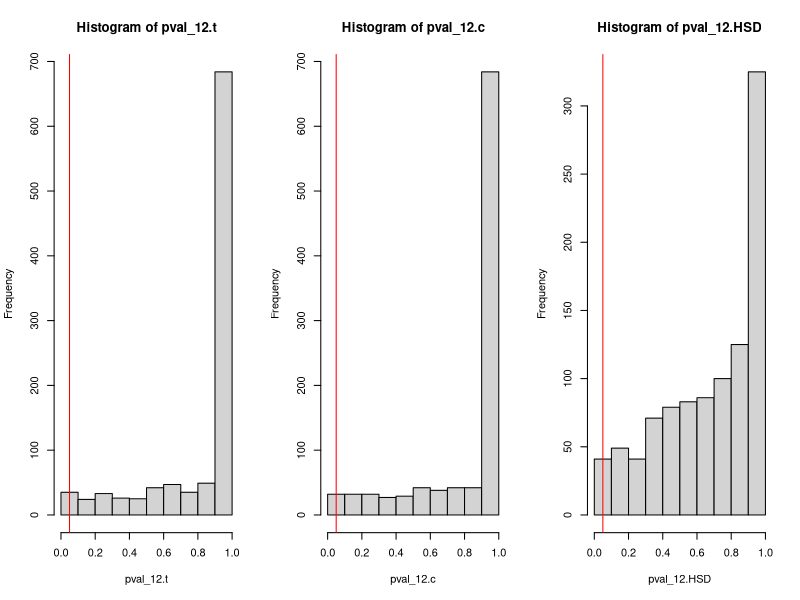
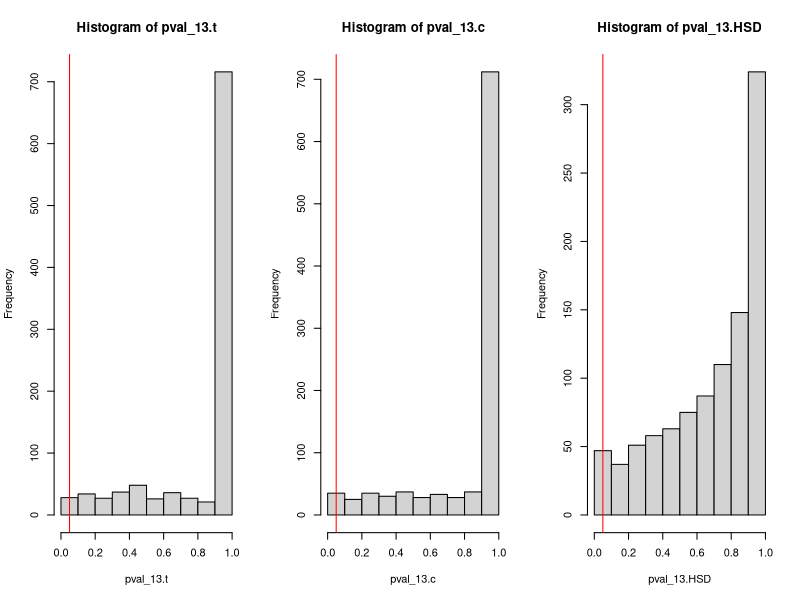
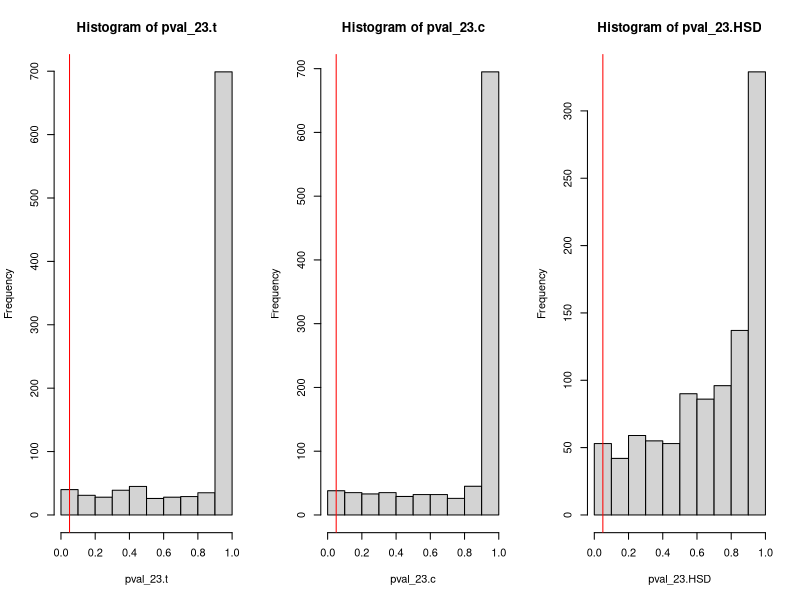

Generate these figures, in order, with R:
#######################
# Section 7, Stat 139 #
#       ANOVA II      #
#      10/21/15       #
#    Reagan Rose      #
#######################

#### EXERCISE 1 ####
a = c(4,3.5,5,3,2)
b = c(3,2,0,2,2)
c = c(1,0,1,2,1)
means = c(mean(a), mean(b), mean(c))
sds = c(sd(a),sd(b),sd(c))
n=c(5,5,5)

vals = c(a,b,c)
groups = c(rep(1,5), rep(2,5), rep(3,5))

# Run the ANOVA
data = data.frame(vals,groups)
model = aov(data$vals~factor(data$groups))
summary(model)

# Pairwise t-tests
t.test(a,b, pooled.var=T)$p.value*3
t.test(a,c, pooled.var=T)$p.value*3
t.test(b,c, pooled.var=T)$p.value*3

# Contrast tests
Sp2 = sum((n-1)*sds^2)/ (sum(n)-length(n))
df = sum(n)-length(n)

#Testing group 1 versus group 2
a = c(1,-1,0)
T_num = sum(a*means)
T_denom = sqrt(Sp2) * sqrt(sum(a^2/n))
T = T_num / T_denom
p.val = 2*(1-pt(T,df))

p.val*3

#Testing group 1 versus group 3
a = c(1,0,-1)
T_num = sum(a*means)
T_denom = sqrt(Sp2) * sqrt(sum(a^2/n))
T = T_num / T_denom
p.val = 2*(1-pt(T,df))

p.val*3

#Testing group 2 versus group 3
a = c(0,1,-1)
T_num = sum(a*means)
T_denom = sqrt(Sp2) * sqrt(sum(a^2/n))
T = T_num / T_denom
p.val = 2*(1-pt(T,df))

p.val*3

# Tukey's method
TukeyHSD(model) # the easiest way

# the hard way
nbar = mean(n)
nobs = 15
I = 3

t_obs1 = (means[1]-means[2])/sqrt(Sp2/nbar)
t_obs2 = (means[1]-means[3])/sqrt(Sp2/nbar)
t_obs3 = (means[2]-means[3])/sqrt(Sp2/nbar)

1-ptukey(t_obs1, I, nobs-I)
1-ptukey(t_obs2, I, nobs-I)
1-ptukey(t_obs3, I, nobs-I)



#### EXERCISE 2 ####

# Simulate some data

n.sim = 1000
pval_12.t = pval_13.t = pval_23.t = c() #t-tests
pval_12.c = pval_13.c = pval_23.c = c() #contrast tests
pval_12.HSD = pval_13.HSD = pval_23.HSD = c() #Tukey's HSD

for (i in 1:n.sim){
x1 = rnorm(5, mean=1, sd=1)
x2 = rnorm(5, mean=1, sd=1)
x3 = rnorm(5, mean=1, sd=1)

x = c(x1,x2,x3)
groups = rep(1:3, each=5)
k = 3

# Pairwise t-tests
pval_12.t[i]=min(t.test(x1,x2,var.equal=T)$p.value * k,1) #multiply by k to correct for multiple comparisons
pval_13.t[i]=min(t.test(x1,x3,var.equal=T)$p.value * k,1)
pval_23.t[i]=min(t.test(x2,x3, var.equal=T)$p.value * k,1)

# Contrast tests
means = c(mean(x1), mean(x2), mean(x3))
sds = c(sd(x1), sd(x2), sd(x3))
n = c(5,5,5)
Sp2 = sum((n-1)*sds^2)/ (sum(n)-length(n))
df = sum(n)-length(n)

a = c(1,-1,0)
T_num = sum(a*means)
T_denom = sqrt(Sp2) * sqrt(sum(a^2/n))
T = abs(T_num / T_denom)
p.val = 2*(1-pt(T,df))

pval_12.c[i]=min(p.val*3,1)

a = c(1,0,-1)
T_num = sum(a*means)
T_denom = sqrt(Sp2) * sqrt(sum(a^2/n))
T = abs(T_num / T_denom)
p.val = 2*(1-pt(T,df))

pval_13.c[i]=min(p.val*3,1)

a = c(0,1,-1)
T_num = sum(a*means)
T_denom = sqrt(Sp2) * sqrt(sum(a^2/n))
T = abs(T_num / T_denom)
p.val = 2*(1-pt(T,df))

pval_23.c[i]=min(p.val*3,1)

# Tukey's HSD
model = aov(x~factor(groups))
tukeytest = TukeyHSD(model)
tukeytest_pvals = as.vector(tukeytest[[1]][,4])
pval_12.HSD[i]=tukeytest_pvals[1]
pval_13.HSD[i]=tukeytest_pvals[2]
pval_23.HSD[i]=tukeytest_pvals[3]
}

par(mfrow=c(1,3))
hist(pval_12.t)
abline(v=0.05, col="red")
hist(pval_12.c)
abline(v=0.05, col="red")
hist(pval_12.HSD)
abline(v=0.05, col="red")

mean(pval_12.t <= 0.05)
mean(pval_12.c <= 0.05)
mean(pval_12.HSD <= 0.05)

par(mfrow=c(1,3))
hist(pval_13.t)
abline(v=0.05, col="red")
hist(pval_13.c)
abline(v=0.05, col="red")
hist(pval_13.HSD)
abline(v=0.05, col="red")

mean(pval_13.t <= 0.05)
mean(pval_13.c <= 0.05)
mean(pval_13.HSD <= 0.05)


par(mfrow=c(1,3))
hist(pval_23.t)
abline(v=0.05, col="red")
hist(pval_23.c)
abline(v=0.05, col="red")
hist(pval_23.HSD)
abline(v=0.05, col="red")

mean(pval_23.t <= 0.05)
mean(pval_23.c <= 0.05)
mean(pval_23.HSD <= 0.05)
par(mfrow=c(1,1))
